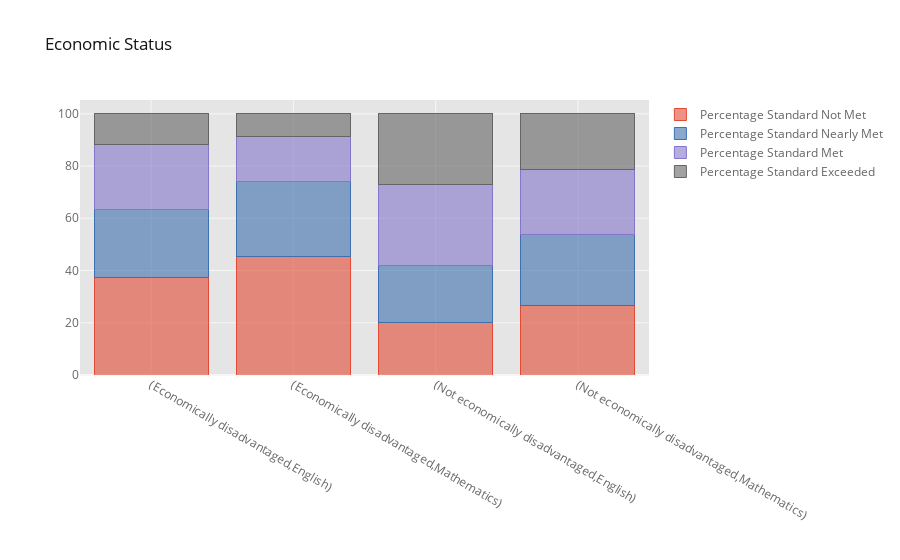

The cell this chart's notebook holds for it:
### Code cell
stackedbar_interactive(final_data, 'Economic Status')

### Figure 1 — Plotly figure (JSON) as saved in the notebook; plotly's stock layout.template omitted (floating-point values rounded to 4 significant figures)
{"data": [{"marker": {"color": "rgba(226, 74, 51, 0.6)", "line": {"color": "rgba(226, 74, 51, 1.0)", "width": 1}}, "name": "Percentage Standard Not Met", "orientation": "v", "text": "", "type": "bar", "x": ["(Economically disadvantaged,English)", "(Economically disadvantaged,Mathematics)", "(Not economically disadvantaged,English)", "(Not economically disadvantaged,Mathematics)"], "y": [37.37, 45.37, 20.15, 26.72]}, {"marker": {"color": "rgba(62, 111, 176, 0.6)", "line": {"color": "rgba(62, 111, 176, 1.0)", "width": 1}}, "name": "Percentage Standard Nearly Met", "orientation": "v", "text": "", "type": "bar", "x": ["(Economically disadvantaged,English)", "(Economically disadvantaged,Mathematics)", "(Not economically disadvantaged,English)", "(Not economically disadvantaged,Mathematics)"], "y": [26.06, 28.59, 21.59, 26.88]}, {"marker": {"color": "rgba(132, 118, 202, 0.6)", "line": {"color": "rgba(132, 118, 202, 1.0)", "width": 1}}, "name": "Percentage Standard Met", "orientation": "v", "text": "", "type": "bar", "x": ["(Economically disadvantaged,English)", "(Economically disadvantaged,Mathematics)", "(Not economically disadvantaged,English)", "(Not economically disadvantaged,Mathematics)"], "y": [24.67, 17.34, 31.36, 25.1]}, {"marker": {"color": "rgba(101, 101, 101, 0.6)", "line": {"color": "rgba(101, 101, 101, 1.0)", "width": 1}}, "name": "Percentage Standard Exceeded", "orientation": "v", "text": "", "type": "bar", "x": ["(Economically disadvantaged,English)", "(Economically disadvantaged,Mathematics)", "(Not economically disadvantaged,English)", "(Not economically disadvantaged,Mathematics)"], "y": [11.9, 8.707, 26.9, 21.3]}], "layout": {"autosize": true, "barmode": "stack", "legend": {"bgcolor": "#FFFFFF", "font": {"color": "#666666"}, "traceorder": "normal"}, "paper_bgcolor": "#FFFFFF", "plot_bgcolor": "#E5E5E5", "title": {"font": {"color": "#151516"}, "text": "Economic Status"}, "xaxis": {"autorange": true, "gridcolor": "#F6F6F6", "range": [-0.5, 3.5], "showgrid": true, "tickfont": {"color": "#666666"}, "title": {"font": {"color": "#666666"}, "text": ""}, "type": "category", "zerolinecolor": "#F6F6F6"}, "yaxis": {"autorange": true, "gridcolor": "#F6F6F6", "range": [0, 105.3], "showgrid": true, "tickfont": {"color": "#666666"}, "title": {"font": {"color": "#666666"}, "text": ""}, "type": "linear", "zerolinecolor": "#F6F6F6"}}}
